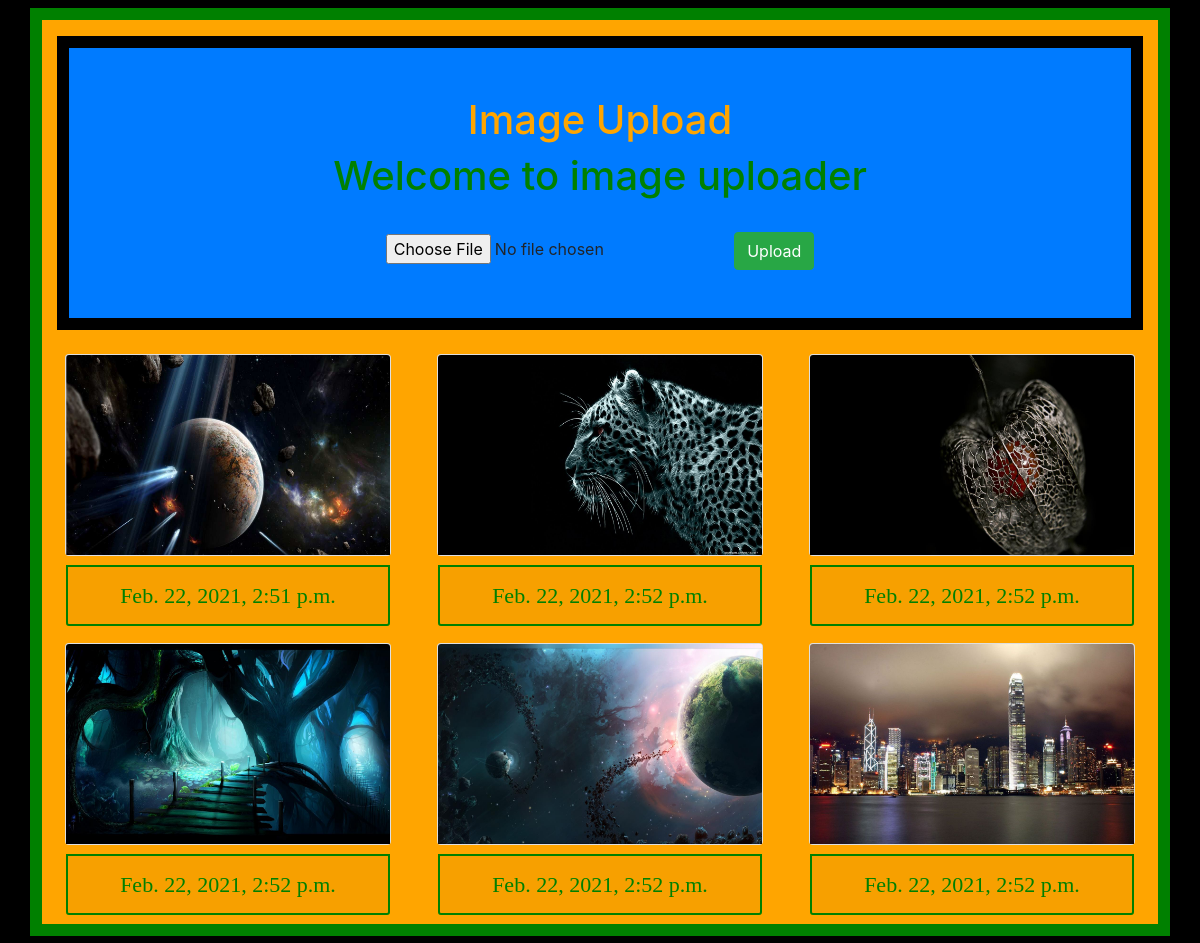
The page / on the database its author committed.
### imgupld/models.py (models this page shows)
class Image(models.Model):
    photo = models.ImageField(upload_to="myphoto")
    dateTime = models.DateTimeField(auto_now_add=True)

### imgupld/views.py (the view)
# urls.py: path("",views.home,name="home"),
def home(request):
    if request.method == "POST":
        print(request)
        form = ImageForm(request.POST, request.FILES)
        print(form)
        if form.is_valid():
            form.save()
    form = ImageForm()
    IMG = Image.objects.all()
    print(IMG)
    return render(request,"imgupld/home.html",{"IMG" : IMG,"form" : form})

### imgupld/userForm.py
class ImageForm(forms.ModelForm):
    class Meta:
        model = Image
        fields = "__all__"
        labels = {"photo": ""}

### imgupld/templates/imgupld/home.html (shortened to what this page needs)
<!doctype html>
<html lang="en">
<head>
    <link rel="stylesheet" href="https://cdn.jsdelivr.net/npm/bootstrap@4.5.3/dist/css/bootstrap.min.css"
>
</head>
<body style="background-color: black;">
    <div class="container my-2" style="border:12px solid green;background-color:orange;">
        <div class="text-center py-5 bg-primary text-black my-3" style="border:12px solid black">
            <h1 class="mb-2" style="color:orange;">Image Upload</h1>
            <form action="" method="post" enctype="multipart/form-data">
                <marquee behavior="Alternate" direction="LEFT">
                    <h1 style="color:green;">Welcome to image uploader</h1>
                </marquee>
                <br>
                {{form}}
                <input type="submit" class="btn btn-success" value="Upload">
            </form>
        </div>
        <div class="row">
            {% for img in IMG %}
            <div class="col-sm-4">
                <div class="card m-2">
                    <img src="{{img.photo.url}}" alt="" class="card-img-top" height="200px" width="120px">
                </div>
                <div class="card-footer text-center" style="border:2px solid green;margin:9px;">
                    <small style="color:green;font-family:bold;font-size: 22px;">{{img.dateTime}}</small>
                </div>
            </div>
            {% endfor %}
        </div>
    </div>
</body>
</html>

### rows shown on the page
Image: photo (picture), dateTime "Feb. 22, 2021, 2:51 p.m."
Image: photo (picture), dateTime "Feb. 22, 2021, 2:52 p.m."
Image: photo (picture), dateTime "Feb. 22, 2021, 2:52 p.m."
Image: photo (picture), dateTime "Feb. 22, 2021, 2:52 p.m."
Image: photo (picture), dateTime "Feb. 22, 2021, 2:52 p.m."
Image: photo (picture), dateTime "Feb. 22, 2021, 2:52 p.m."
